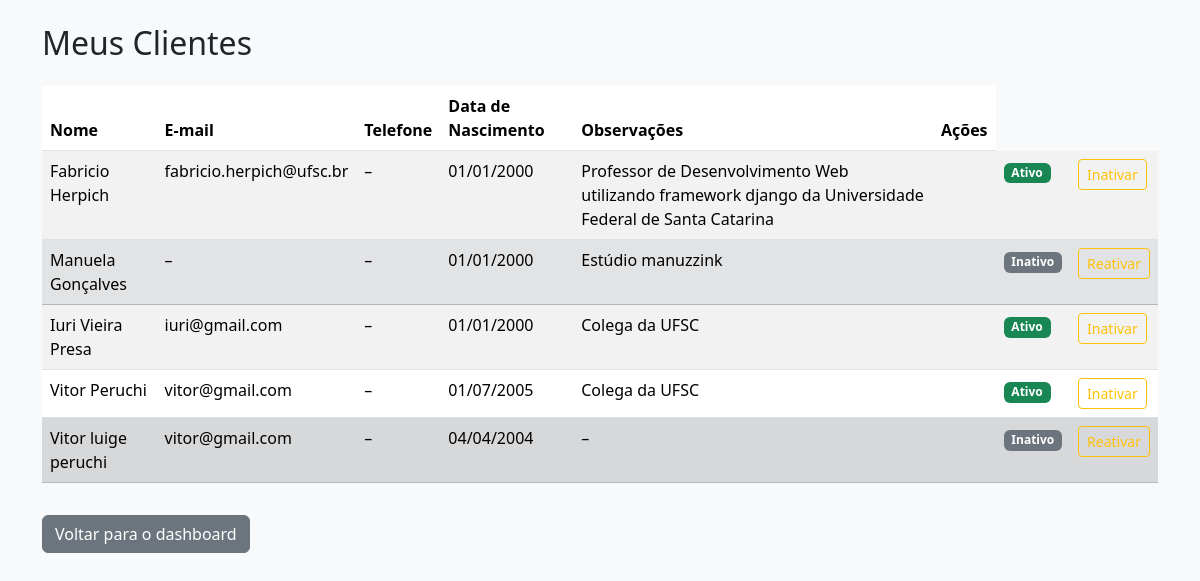
The app's page /clientes/Lista/ (signed in), older data.
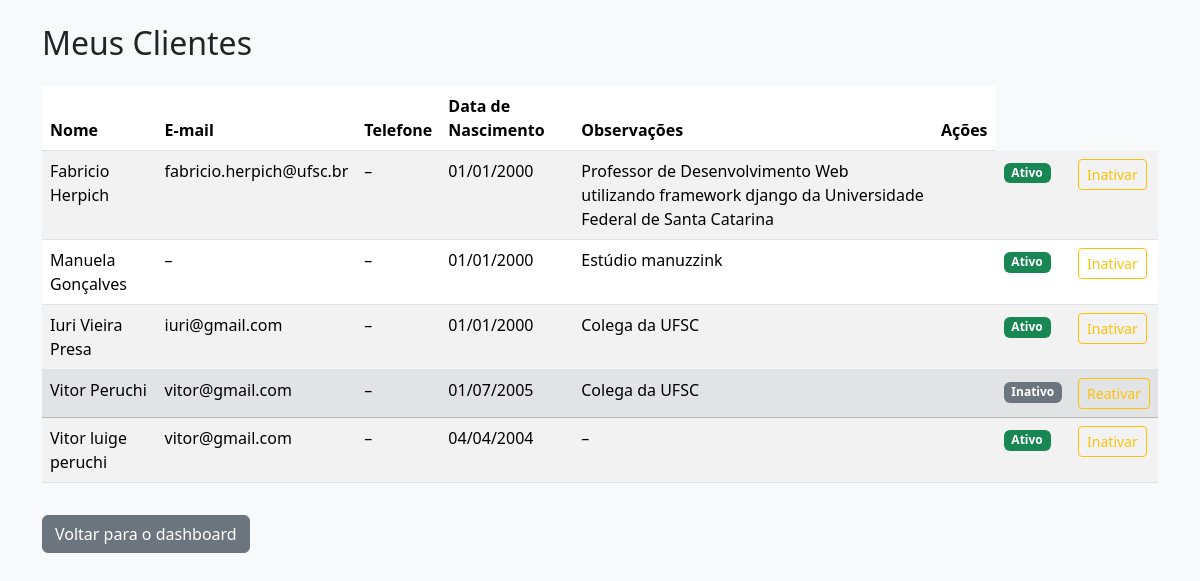
The same page, newer data.
### client/models.py (models this page shows, shortened)
class Cliente(models.Model):
    usuario = models.ForeignKey(
        settings.AUTH_USER_MODEL,
        on_delete=models.CASCADE,
        related_name='clientes'
    )
    nome = models.CharField(max_length=150)
    email = models.EmailField(blank=True, null=True)
    telefone = models.CharField(max_length=20, blank=True, null=True)
    data_nascimento = models.DateField(blank=True, null=True)
    observacoes = models.TextField(blank=True, null=True)
    ativo = models.BooleanField(default=True)
    criado_em = models.DateTimeField(auto_now_add=True)
    atualizado_em = models.DateTimeField(auto_now=True)

### client/views.py (the view)
# urls.py: path('Lista/', views.cliente_list, name='cliente_list'),
@login_required
def cliente_list(request):
    clientes = Cliente.objects.filter(usuario=request.user)
    return render(request, 'clientes.html', {'clientes': clientes})

### client/templates/clientes.html (shortened to what this page needs)
{% load static %}
<!DOCTYPE html>
<html lang="pt-br">
<head>
    <link href="https://cdn.jsdelivr.net/npm/bootstrap@5.3.3/dist/css/bootstrap.min.css" rel="stylesheet">
</head>
<body class="bg-light">
    <div class="container py-4">
        <h2 class="mb-4">Meus Clientes</h2>
        {% if clientes %}
            <table class="table table-striped">
                <thead>
                    <th>Nome</th>
                    <th>E-mail</th>
                    <th>Telefone</th>
                    <th>Data de Nascimento</th>
                    <th>Observações</th>
                    <th>Ações</th>
                </thead>
                <tbody>
                    {% for cliente in clientes %}
                    <tr {% if not cliente.ativo %}class="table-secondary"{% endif %}>
                        <td>{{ cliente.nome }}</td>
                        <td>{{ cliente.email|default:"–" }}</td>
                        <td>{{ cliente.telefone|default:"–" }}</td>
                        <td>
                          {% if cliente.data_nascimento %}
                              {{ cliente.data_nascimento|date:"d/m/Y" }}
                          {% else %}
                              –
                          {% endif %}
                        </td>
                        <td>{{ cliente.observacoes|default:"–" }}</td>
                        <td>
                        </td>
                        <td>
                            {% if cliente.ativo %}
                                <span class="badge bg-success">Ativo</span>
                            {% else %}
                                <span class="badge bg-secondary">Inativo</span>
                            {% endif %}
                        </td>
                        <td>
                            {% if cliente.ativo %}
                                <a href="{% url 'cliente_inativar' cliente.pk %}" class="btn btn-sm btn-outline-warning"
                                onclick="return confirm('Tem certeza que deseja inativar este cliente?');">
                                     Inativar
                                </a>
                            {% else %}
                                <a href="{% url 'cliente_ativar' cliente.pk %}" class="btn btn-sm btn-outline-warning"
                                onclick="return confirm('Tem certeza que deseja reativar este cliente?');">
                                     Reativar
                                </a>
                            {% endif %}
                        </td>
                    </tr>
                    {% endfor %}
                </tbody>
            </table>
        {% else %}
            <div class="alert alert-info">
                Nenhum cliente cadastrado ainda.
            </div>
        {% endif %}
        <a href="{% url 'dashboard' %}" class="btn btn-secondary mt-3">Voltar para o dashboard</a>
    </div>
</body>
</html>

Row changes from the older to the newer data that the page shows:
changed Cliente "Manuela Gonçalves": ativo "Inativo Reativar" → "Ativo Inativar"
changed Cliente "Vitor Peruchi": ativo "Ativo Inativar" → "Inativo Reativar"
changed Cliente "Vitor luige peruchi": ativo "Inativo Reativar" → "Ativo Inativar"
